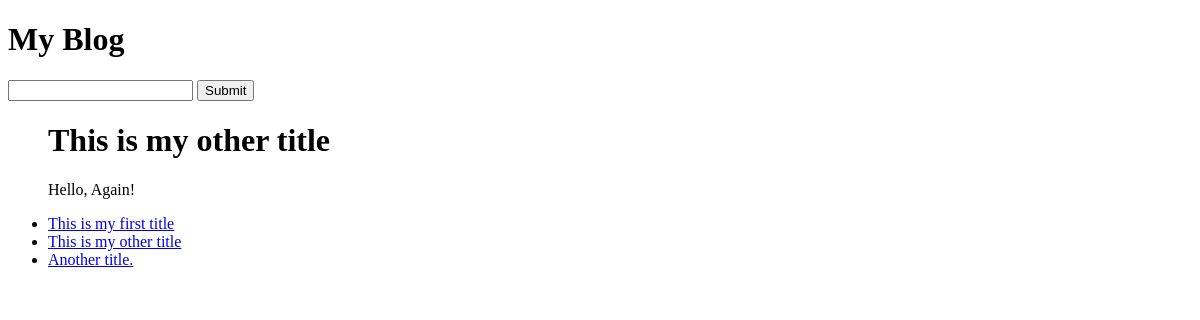
The app's page /, older data.
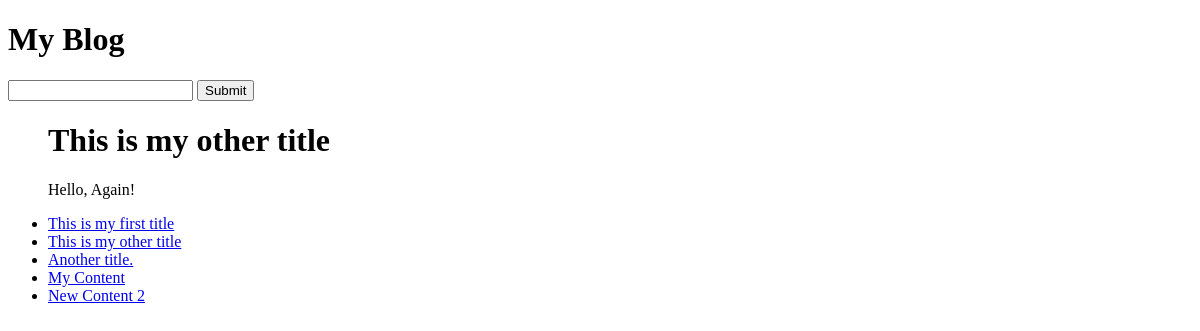
The same page, newer data.
### asticles/models.py (models this page shows)
class Article(models.Model):
    title = models.CharField(max_length=50)
    content = models.TextField(blank=True, null=True)

### trydjango/views.py (the view)
# urls.py: path('', views.home),
def home(request, *args, **kwargs):
    article_obj = Article.objects.get(pk=random.randint(1, 3))
    article_queryset = Article.objects.all()
    context = {'article_queryset': article_queryset,
               'article_obj': article_obj}
    tmpl = get_template("home_view.html")
    html_str = tmpl.render(context=context)
    return HttpResponse(html_str)

### asticles/templates/home_view.html
{% extends "base.html" %}
{% block content %}
    <ul>
        <h1>{{ article_obj.title }}</h1>
        <p>{{ article_obj.content }}</p>
        {% for article_obj in article_queryset %}
            <li><a href="article/{{ article_obj.id }}/">{{ article_obj.title }}</a></li>
        {% endfor %}
    </ul>
{% endblock content %}

### asticles/templates/base.html (shortened to what this page needs)
<!DOCTYPE html>
<html lang="en">
<head>
</head>
<body>
    <h1>My Blog</h1>
    <form action="/articles/" method="GET">
        <input type="text" name="q">
        <input type="submit">
    </form>
    {% block content %}
    {% endblock content %}
</body>
</html>

Row changes from the older to the newer data that the page shows:
added Article: title "My Content"
added Article: title "New Content 2"
